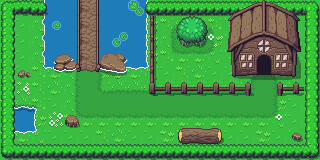

This is a level from a 2D game, rendered from its Tiled map with the project's own tilesets. A one-line summary and the complete map file follow:
An orthogonal 20x10 tile map with 16x16 px tiles, 4 tile layers (Suelo, Vegetacion, Casa, Puente) and 2 objects.

<map version="1.4" tiledversion="1.4.2" orientation="orthogonal" renderorder="right-down" width="20" height="10" tilewidth="16" tileheight="16" infinite="0" nextlayerid="6" nextobjectid="3">
 <tileset firstgid="1" source="Overworld.tsx" />
 <layer id="1" name="Suelo" width="20" height="10">
  <data encoding="csv">
406,406,283,284,284,284,284,284,284,285,406,406,406,406,406,406,406,406,406,406,
406,406,283,284,284,284,284,284,284,285,1175,1176,1177,1177,406,406,406,406,406,406,
406,406,283,284,284,284,284,284,284,285,1215,1216,1216,1217,406,406,406,406,406,406,
406,406,283,284,284,284,284,284,284,285,1255,1256,1256,1257,406,406,406,406,406,406,
406,406,323,324,324,1216,324,324,324,325,406,368,369,406,406,1175,1176,1177,406,406,
406,406,368,369,1215,1216,406,408,408,409,406,408,409,406,406,1215,1216,1217,406,406,
243,244,245,409,1215,1216,1216,1216,1216,1216,1216,1216,1216,1216,1216,1216,1216,1217,406,406,
283,284,285,406,1255,1256,1256,1256,1256,1256,1256,1256,1256,1256,1256,1256,1256,1257,406,406,
323,324,325,406,406,406,368,369,406,406,408,409,409,406,406,406,408,409,406,406,
406,406,406,406,406,406,408,409,406,406,406,406,406,406,406,406,406,406,406,406
</data>
 </layer>
 <layer id="2" name="Vegetacion" width="20" height="10">
  <data encoding="csv">
522,603,642,0,0,0,0,0,6,641,523,523,523,523,523,523,523,523,523,524,
562,0,0,3,0,0,0,0,0,0,0,646,647,0,0,0,0,0,0,564,
562,0,0,0,0,0,0,5,0,0,0,686,687,484,0,0,0,0,0,564,
562,0,0,0,0,0,0,0,0,0,0,0,0,0,0,0,0,0,0,564,
562,0,0,0,1215,0,1217,0,0,0,0,0,0,0,0,0,0,0,0,564,
562,321,0,0,0,0,1335,1176,1176,1176,1176,1176,1176,1176,1176,1336,0,0,0,564,
562,0,0,0,0,0,0,0,0,0,0,0,0,0,0,0,0,0,0,564,
562,0,0,444,0,0,0,0,0,0,0,0,0,0,0,0,0,322,0,564,
562,0,0,0,0,0,0,0,0,0,0,204,205,206,0,0,0,0,0,564,
602,603,603,603,603,603,603,603,603,603,603,603,603,603,603,603,603,603,603,604
</data>
 </layer>
 <layer id="3" name="Casa" width="20" height="10">
  <data encoding="csv">
0,0,0,0,0,0,0,0,0,0,0,0,0,0,7,8,9,10,11,0,
0,0,0,0,0,0,0,0,0,0,0,0,0,0,47,48,49,50,51,0,
0,0,0,0,0,0,0,0,0,0,0,0,0,0,87,88,89,90,91,0,
0,0,0,292,293,0,334,335,0,0,0,0,0,0,127,128,129,130,131,0,
0,211,0,332,333,0,374,375,0,0,0,0,0,0,167,168,169,170,171,0,
0,0,0,0,0,0,0,0,0,721,0,0,0,0,0,0,0,0,0,0,
0,0,0,0,0,0,0,0,0,0,0,0,0,0,0,0,0,0,0,0,
0,0,0,0,209,0,0,0,0,0,0,0,0,0,0,0,0,0,0,0,
0,0,0,0,0,0,0,0,0,0,0,0,0,0,0,0,0,0,207,0,
0,0,0,0,0,0,0,0,0,0,0,0,0,0,0,0,0,0,0,0
</data>
 </layer>
 <layer id="4" name="Puente" width="20" height="10">
  <data encoding="csv">
0,0,0,0,286,287,288,0,0,0,0,0,0,0,0,0,0,0,0,0,
0,0,0,0,286,287,288,0,0,725,0,0,0,0,0,0,0,0,0,0,
0,0,0,0,286,287,288,0,0,725,0,0,0,0,0,0,0,0,0,0,
0,0,0,0,286,287,288,0,0,725,0,0,0,0,0,0,0,0,0,0,
0,0,0,0,326,327,328,0,0,725,0,0,0,0,0,0,0,0,0,0,
0,0,0,0,0,0,0,0,0,761,685,685,685,685,685,684,0,683,685,0,
0,0,0,0,0,0,0,0,0,0,0,0,0,0,0,0,0,0,0,0,
0,0,0,0,0,0,0,0,0,0,0,0,0,0,0,0,0,0,0,0,
0,0,0,0,0,0,0,0,0,0,0,0,0,0,0,0,0,0,0,0,
0,0,0,0,0,0,0,0,0,0,0,0,0,0,0,0,0,0,0,0
</data>
 </layer>
 <objectgroup id="5" name="Coliciones">
  <object id="1" x="45.5237" y="-0.700365">
   <polygon points="0,0 0,14.0073 -30.8161,14.0073 -30.8161,142.874 133.77,142.874 133.17,129.569 174.891,129.27 174.391,142.874 187.698,142.874 258.435,142.874 258.435,91.7478 232.521,92.4482 232.521,88.9463 258.435,88.9463 258.435,15.408 250.731,16.1084 250.731,70.7368 226.474,70.9601 225.982,58.5604 211.155,58.4425 211.374,70.6287 184.097,71.2368 184.196,16.1084 160.782,15.6084 161.282,42.3215 132.47,42.3215 132.97,16.1084 109.957,16.1084 109.257,86.8452 203.507,87.5456 203.806,90.3471 108.557,89.6467 104.354,89.6467 103.654,66.5347 81.2423,66.5347 81.2423,71.4372 72.8379,72.8379 55.3288,69.3361 52.5274,70.7368 51.1266,70.7368 51.1266,0.700365 273.142,0.700365 273.843,160.384 -45.5237,159.683 -45.5237,0 34.2168,0 33.7168,70.7368 29.4153,70.0365 19.6102,70.7368 10.5055,71.4372 -0.700365,67.9354 -2.10109,14.0073" />
  </object>
  <object id="2" x="65.1339" y="116.961">
   <polygon points="0,0 11.9062,0 11.9062,7.70401 1.40073,8.40438" />
  </object>
 </objectgroup>
</map>
